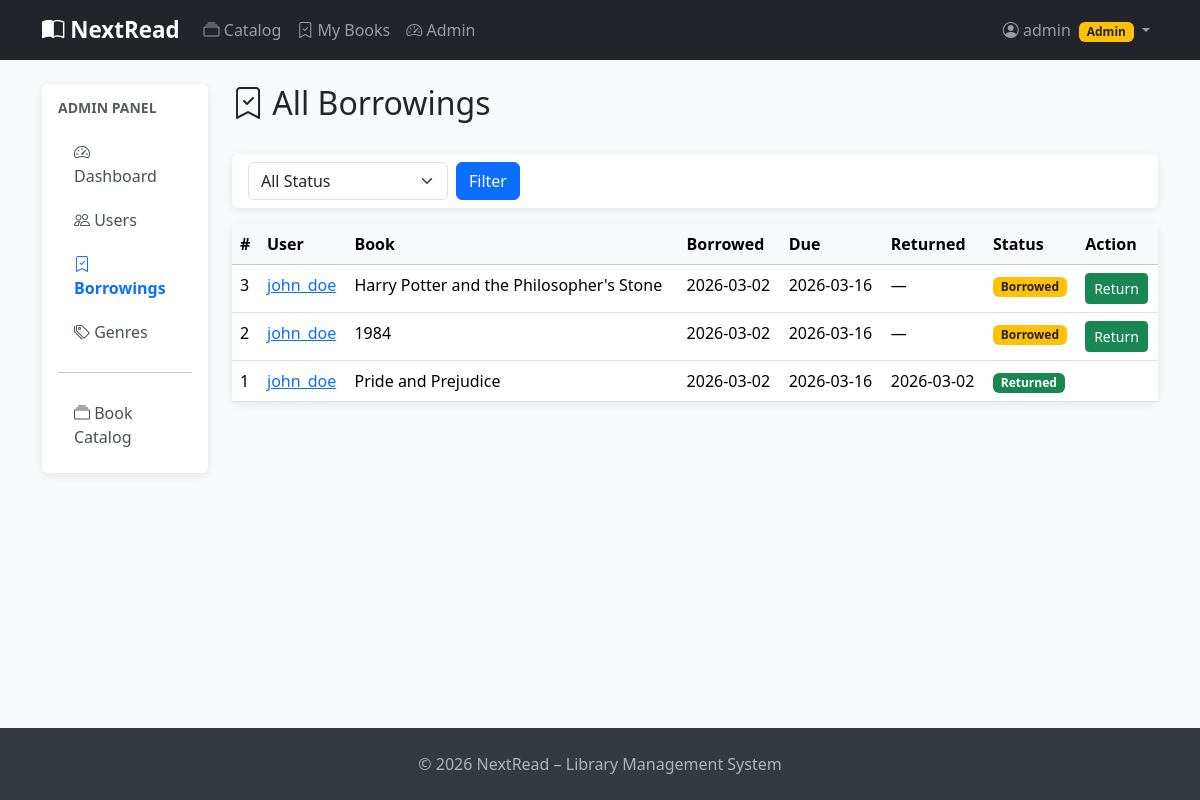
/admin/borrowings (signed in), run on an earlier commit of the app's database.
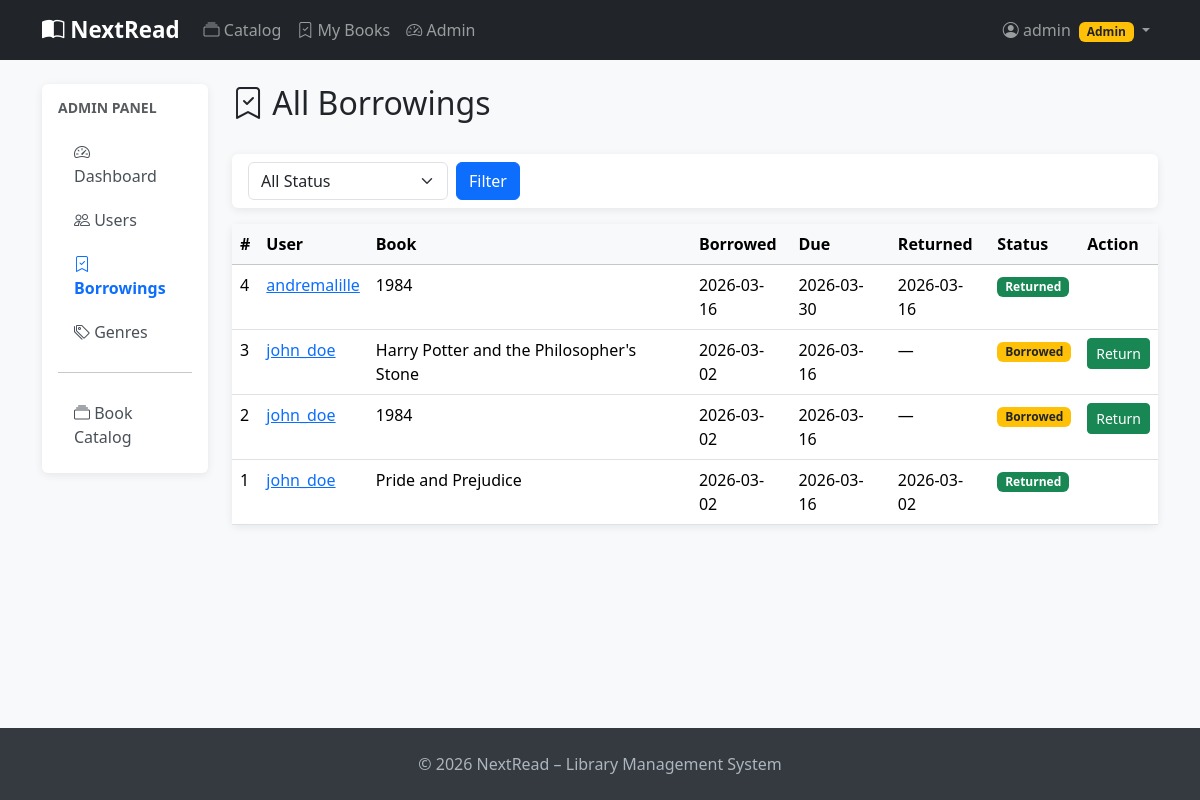
And on a later commit of the database.
### app/models.py (models this page shows, shortened)
class Borrowing(db.Model):
    __tablename__ = 'borrowings'
    id = db.Column(db.Integer, primary_key=True)
    user_id = db.Column(db.Integer, db.ForeignKey('users.id'), nullable=False)
    book_id = db.Column(db.Integer, db.ForeignKey('books.id'), nullable=False)
    borrow_date = db.Column(db.Date, nullable=False, default=datetime.utcnow)
    return_date = db.Column(db.Date)
    due_date = db.Column(db.Date)
    status = db.Column(db.String(20), default='borrowed')  # 'borrowed' or 'returned'
    created_at = db.Column(db.DateTime, default=datetime.utcnow)
    user = db.relationship('User', back_populates='borrowings')
    book = db.relationship('Book', back_populates='borrowings')

class User(UserMixin, db.Model):
    __tablename__ = 'users'
    id = db.Column(db.Integer, primary_key=True)
    username = db.Column(db.String(80), unique=True, nullable=False, index=True)
    email = db.Column(db.String(120), unique=True, nullable=False, index=True)
    hashed_password = db.Column(db.String(256), nullable=False)
    full_name = db.Column(db.String(150))
    role = db.Column(db.String(20), default='user')  # 'admin' or 'user'
    is_active = db.Column(db.Boolean, default=True)
    created_at = db.Column(db.DateTime, default=datetime.utcnow)
    profile = db.relationship('UserProfile', back_populates='user',
                               uselist=False, cascade='all, delete-orphan')
    borrowings = db.relationship('Borrowing', back_populates='user',
                                  cascade='all, delete-orphan', lazy='dynamic')
    favorite_genres = db.relationship('Genre', secondary=user_favorite_genres,
                                       back_populates='fans')
    @property
    def is_admin(self):
        return self.role == 'admin'

class Book(db.Model):
    __tablename__ = 'books'
    id = db.Column(db.Integer, primary_key=True)
    title = db.Column(db.String(300), nullable=False, index=True)
    author = db.Column(db.String(200), nullable=False)
    isbn = db.Column(db.String(20), unique=True, index=True)
    published_year = db.Column(db.Integer)
    description = db.Column(db.Text)
    quantity = db.Column(db.Integer, default=1)
    available = db.Column(db.Integer, default=1)
    created_at = db.Column(db.DateTime, default=datetime.utcnow)
    borrowings = db.relationship('Borrowing', back_populates='book',
                                  cascade='all, delete-orphan', lazy='dynamic')
    genres = db.relationship('Genre', secondary=book_genres, back_populates='books')

### app/admin/routes.py (the view)
@admin.route('/borrowings')
@login_required
@admin_required
def borrowings_list():
    page = request.args.get('page', 1, type=int)
    status_filter = request.args.get('status', '')
    query = Borrowing.query
    if status_filter:
        query = query.filter_by(status=status_filter)
    pagination = query.order_by(Borrowing.created_at.desc()).paginate(
        page=page, per_page=20, error_out=False
    )
    return render_template('admin/borrowings.html', title='All Borrowings',
                           pagination=pagination, borrowings=pagination.items,
                           status_filter=status_filter)

### app/admin/routes.py (called while the page is built)
def admin_required(f):
    @wraps(f)
    def decorated_function(*args, **kwargs):
        if not current_user.is_authenticated or not current_user.is_admin:
            abort(403)
        return f(*args, **kwargs)
    return decorated_function

### app/models.py (called while the page is built)
@login_manager.user_loader
def load_user(user_id):
    return db.session.get(User, int(user_id))

### app/templates/admin/borrowings.html (shortened to what this page needs)
{% extends 'admin/base.html' %}
{% block admin_content %}
<div class="d-flex justify-content-between align-items-center mb-4">
    <h2><i class="bi bi-bookmark-check"></i> All Borrowings</h2>
</div>
<div class="card mb-3">
    <div class="card-body py-2">
        <form method="GET" class="d-flex gap-2">
            <select name="status" class="form-select" style="max-width:200px">
                <option value="" {% if not status_filter %}selected{% endif %}>All Status</option>
            </select>
            <button type="submit" class="btn btn-primary">Filter</button>
        </form>
    </div>
</div>
<div class="card">
    <div class="table-responsive">
        <table class="table table-hover mb-0">
            <thead class="table-light">
                <tr>
                    <th>#</th>
                    <th>User</th>
                    <th>Book</th>
                    <th>Borrowed</th>
                    <th>Due</th>
                    <th>Returned</th>
                    <th>Status</th>
                    <th>Action</th>
                </tr>
            </thead>
            <tbody>
                {% for b in borrowings %}
                <tr>
                    <td>{{ b.id }}</td>
                    <td><a href="{{ url_for('admin.user_detail', user_id=b.user_id) }}">{{ b.user.username }}</a></td>
                    <td>{{ b.book.title }}</td>
                    <td>{{ b.borrow_date }}</td>
                    <td>{{ b.due_date or '—' }}</td>
                    <td>{{ b.return_date or '—' }}</td>
                    <td>
                        {% if b.status == 'borrowed' %}
                        <span class="badge bg-warning text-dark">Borrowed</span>
                        {% else %}
                        <span class="badge bg-success">Returned</span>
                        {% endif %}
                    </td>
                    <td>
                        {% if b.status == 'borrowed' %}
                        <form method="POST" action="{{ url_for('borrowings.return_book', borrowing_id=b.id) }}">
                            <button type="submit" class="btn btn-sm btn-success">Return</button>
                        </form>
                        {% endif %}
                    </td>
                </tr>
                {% else %}
                <tr><td colspan="8" class="text-center text-muted py-4">No borrowings found.</td></tr>
                {% endfor %}
            </tbody>
        </table>
    </div>
</div>
{% endblock %}

What changed in the data, as far as the page shows it:
added Borrowing: id "4", user.username "andremalille", book "1984", borrow_date "2026-03-16", due_date "2026-03-30", return_date "2026-03-16", status "Returned"
